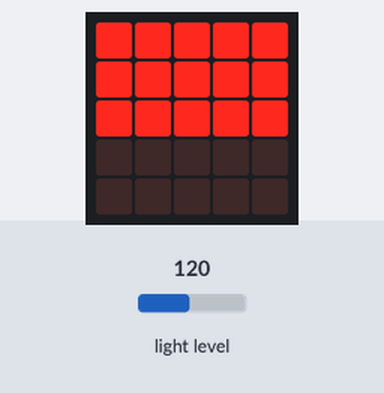
Recording of a program running on a simulated BBC micro:bit (MakeCode). On the bench: the board's 5×5 LED display. The inputs (shaded band) are chosen by the test bench; at power-on: light level 120.

Above: at 1.2 s.
1.3 s: light level set to 5
At 2.0 s:
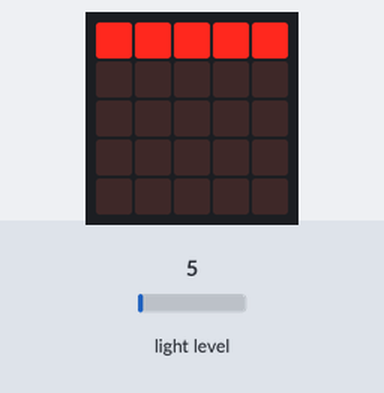
3.1 s: light level set to 64
At 3.8 s:
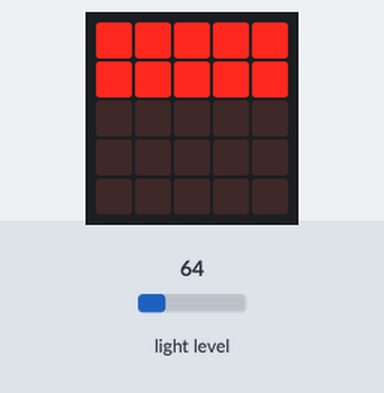
4.8 s: light level set to 128
At 5.6 s:
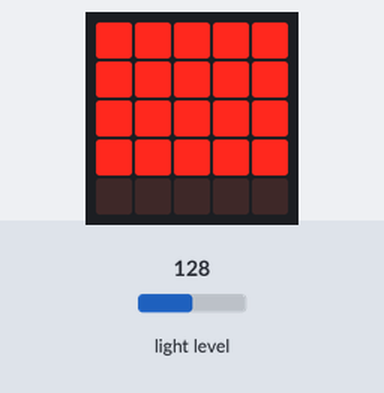
6.5 s: light level set to 191
At 7.5 s:
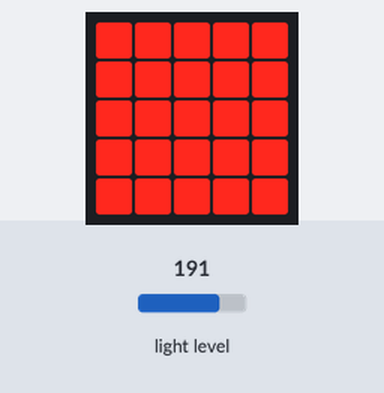
Timing chart, 0 to 9.2 s (numbered marks = the images above; inputs shaded):
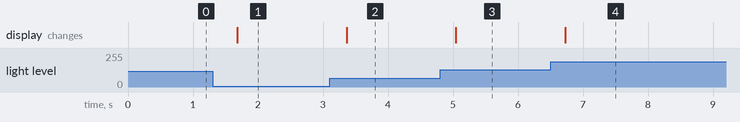

The program:

main.ts
```typescript
basic.forever(function () {
    if (0 == Math.round(input.lightLevel() / 50)) {
        basic.showLeds(`
            # # # # #
            . . . . .
            . . . . .
            . . . . .
            . . . . .
            `)
    } else if (1 == Math.round(input.lightLevel() / 50)) {
        basic.showLeds(`
            # # # # #
            # # # # #
            . . . . .
            . . . . .
            . . . . .
            `)
    } else if (2 == Math.round(input.lightLevel() / 50)) {
        basic.showLeds(`
            # # # # #
            # # # # #
            # # # # #
            . . . . .
            . . . . .
            `)
    } else if (3 == Math.round(input.lightLevel() / 50)) {
        basic.showLeds(`
            # # # # #
            # # # # #
            # # # # #
            # # # # #
            . . . . .
            `)
    } else if (4 == Math.round(input.lightLevel() / 50)) {
        basic.showLeds(`
            # # # # #
            # # # # #
            # # # # #
            # # # # #
            # # # # #
            `)
    }
})
```

test.ts
```typescript
// les tests vont ici ; cela ne sera pas compilé si ce paquet est utilisé en tant qu'extension.
```

Measured:
- after the input at 1.3 s, the display: changes after 0.38 s (image 1)
- after the input at 3.1 s, the display: changes after 0.26 s (image 2)
- after the input at 4.8 s, the display: changes after 0.25 s (image 3)
- after the input at 6.5 s, the display: changes after 0.23 s (image 4)
